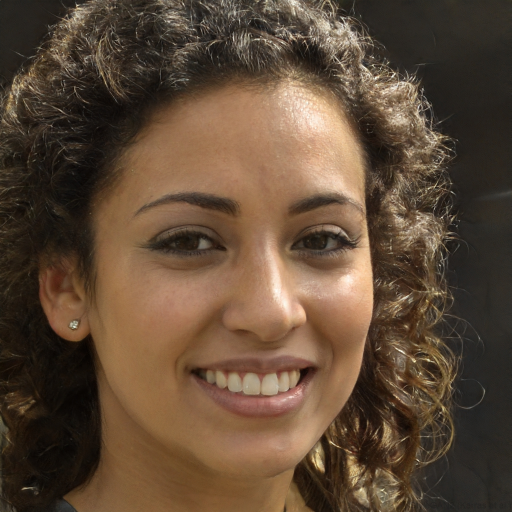
#> input picture scripts/test_images/portraits/person_ai_001.jpg, 1024 x 1024 px (shown at 1/2 size)
$ python benchmark.py test_images/portraits/person_ai_001.jpg
#> lines starting #> are read from the running program, lines starting #| are printed output that depends on the picture
### algorithms/fingerprint_engine.py
"""
数字指纹嵌入引擎 - 核心算法实现
支持 DCT 和 DWT 频域水印嵌入
完整实现：水印可真实嵌入、提取，支持数据库溯源比对

性能优化:
  - 批量矩阵 DCT 替代逐块 cv2.dct（numpy 矩阵乘法一次完成）
  - 查找表加速 hex↔binary 转换
  - quick_extract_dct 快速预检（32 位采样）
"""
import cv2
import numpy as np
import pywt
from typing import Tuple, Optional
import hashlib


def _build_dct_matrix(n: int = 8) -> np.ndarray:
    """构建 n×n 正交 DCT-II 变换矩阵（与 cv2.dct 等价）"""
    C = np.zeros((n, n), dtype=np.float32)
    for k in range(n):
        for i in range(n):
            if k == 0:
                C[k, i] = 1.0 / np.sqrt(n)
            else:
                C[k, i] = np.sqrt(2.0 / n) * np.cos(np.pi * k * (2 * i + 1) / (2 * n))
    return C


# ---- 模块级常量（仅计算一次） ----
_DCT8: np.ndarray = _build_dct_matrix(8)       # (8,8) 正交 DCT 矩阵
_DCT8T: np.ndarray = _DCT8.T.copy()            # 转置（= 逆变换矩阵）

# hex → 4-bit binary 查找表
_HEX2BIN = {c: format(i, '04b') for i, c in enumerate('0123456789abcdef')}
# 4-bit binary → hex 查找表
_BIN2HEX = {format(i, '04b'): hex(i)[2:] for i in range(16)}


class FingerprintEngine:
    """数字指纹嵌入与提取引擎 - 完整可用的水印算法（向量化优化版）"""

    # 完整 SHA256 指纹 = 64 个十六进制字符 = 256 位
    FINGERPRINT_BITS = 256

    # QIM 量化步长：嵌入与提取必须一致
    # Q=30 提供 ±7.5 的误差容忍度，远大于 uint8 取整 + YCrCb 转换的典型误差(±2-4)
    # 旧值 Q=8 容忍度仅 ±2，导致提取相似度仅 ~0.71
    QIM_STEP = 30.0

    def __init__(self, strength: float = 0.1, block_size: int = 8):
        """
        初始化指纹引擎

        Args:
            strength: 水印强度 (0.05-0.2 推荐，越大越鲁棒但越可见)
            block_size: DCT 块大小 (通常为 8)
        """
        self.strength = strength
        self.block_size = block_size

    def generate_fingerprint(self, user_id: str, timestamp: str) -> str:
        """
        生成唯一指纹ID (SHA256 哈希，64位十六进制)

        Args:
            user_id: 用户ID
            timestamp: 时间戳

        Returns:
            64字符十六进制指纹哈希
        """
        data = f"{user_id}:{timestamp}"
        return hashlib.sha256(data.encode()).hexdigest()

    # ------------------------------------------------------------------ #
    #  hex ↔ binary 转换（查找表加速）
    # ------------------------------------------------------------------ #

    def _hex_to_binary(self, hex_str: str) -> str:
        """将十六进制指纹转换为二进制序列 (每字符4位) —— 查找表版本"""
        return ''.join(_HEX2BIN.get(c, '') for c in hex_str.lower())

    def _binary_to_hex(self, binary: str) -> str:
        """将二进制序列转回十六进制 —— 查找表版本"""
        hex_chars = []
        for i in range(0, len(binary) - 3, 4):
            chunk = binary[i:i + 4]
            h = _BIN2HEX.get(chunk)
            if h is not None:
                hex_chars.append(h)
        return ''.join(hex_chars)

    def _hex_to_bits_array(self, hex_str: str, length: int = 256) -> np.ndarray:
        """hex 直接转为 numpy float32 位数组，供向量化 DCT 使用"""
        binary = self._hex_to_binary(hex_str)
        if len(binary) < length:
            binary = binary.ljust(length, '0')
        return np.array([float(b) for b in binary[:length]], dtype=np.float32)

    # ------------------------------------------------------------------ #
    #  块坐标 / 块提取 工具
    # ------------------------------------------------------------------ #

    @staticmethod
    def _block_positions(h: int, w: int, bs: int, n: int):
        """返回前 n 个非重叠块的 (row, col) 坐标列表"""
        cols_per_row = (w - bs) // bs + 1 if w > bs else 0
        rows = (h - bs) // bs + 1 if h > bs else 0
        # 与旧代码 range(0, h-bs, bs) 一致
        cols_per_row = len(range(0, w - bs, bs)) if w > bs else 0
        total = len(range(0, h - bs, bs)) * cols_per_row if h > bs else 0
        n = min(n, total)
        col_positions = list(range(0, w - bs, bs))
        positions = []
        k = 0
        for ri in range(0, h - bs, bs):
            for ci in col_positions:
                if k >= n:
                    return positions
                positions.append((ri, ci))
                k += 1
        return positions

    @staticmethod
    def _extract_blocks(y: np.ndarray, positions, bs: int) -> np.ndarray:
        """从 Y 通道提取指定位置的块 → (N, bs, bs)"""
        return np.stack([y[r:r + bs, c:c + bs] for r, c in positions])

    @staticmethod
    def _place_blocks(y: np.ndarray, blocks: np.ndarray, positions, bs: int):
        """将处理后的块写回 Y 通道（原地修改）"""
        for k, (r, c) in enumerate(positions):
            y[r:r + bs, c:c + bs] = blocks[k]

    # ------------------------------------------------------------------ #
    #  批量矩阵 DCT / IDCT
    # ------------------------------------------------------------------ #

    @staticmethod
    def _batch_dct(blocks: np.ndarray) -> np.ndarray:
        """(N,8,8) → (N,8,8) 批量 2D-DCT（矩阵乘法）"""
        return _DCT8 @ blocks @ _DCT8T

    @staticmethod
    def _batch_idct(blocks: np.ndarray) -> np.ndarray:
        """(N,8,8) → (N,8,8) 批量 2D-IDCT"""
        return _DCT8T @ blocks @ _DCT8

    # ------------------------------------------------------------------ #
    #  DCT 嵌入（向量化版本）
    # ------------------------------------------------------------------ #

    def embed_dct(self, image: np.ndarray, fingerprint: str) -> np.ndarray:
        """
        使用 DCT 算法嵌入水印 - 完整嵌入 256 位指纹（批量向量化）

        Args:
            image: 输入图像 (BGR格式)
            fingerprint: 64字符十六进制指纹

        Returns:
            嵌入水印后的图像
        """
        ycrcb = cv2.cvtColor(image, cv2.COLOR_BGR2YCrCb)
        y_channel = ycrcb[:, :, 0].astype(np.float32)

        # 指纹转位数组
        bits = self._hex_to_bits_array(fingerprint, self.FINGERPRINT_BITS)
        n_bits = len(bits)

        h, w = y_channel.shape
        bs = self.block_size
        Q = self.QIM_STEP

        # 计算块坐标
        positions = self._block_positions(h, w, bs, n_bits)
        n_embed = len(positions)
        if n_embed == 0:
            ycrcb[:, :, 0] = np.clip(y_channel, 0, 255).astype(np.uint8)
            return cv2.cvtColor(ycrcb, cv2.COLOR_YCrCb2BGR)

        bits = bits[:n_embed]

        # 批量提取 → 批量 DCT
        blocks = self._extract_blocks(y_channel, positions, bs)  # (N,8,8)
        dct_blocks = self._batch_dct(blocks)                     # (N,8,8)

        # 向量化 QIM 调制
        coeffs = dct_blocks[:, 2, 3]          # (N,)
        base = np.round(coeffs / Q) * Q       # (N,)
        dct_blocks[:, 2, 3] = base + bits * (Q / 2)

        # 批量 IDCT → 写回
        idct_blocks = self._batch_idct(dct_blocks)
        watermarked = y_channel.copy()
        self._place_blocks(watermarked, idct_blocks, positions, bs)

        ycrcb[:, :, 0] = np.clip(watermarked, 0, 255).astype(np.uint8)
        return cv2.cvtColor(ycrcb, cv2.COLOR_YCrCb2BGR)

    # ------------------------------------------------------------------ #
    #  DCT 提取（向量化版本）
    # ------------------------------------------------------------------ #

    def extract_dct(self, image: np.ndarray, length: int = 256) -> str:
        """
        从图像中提取 DCT 水印 - 盲提取，无需原图（批量向量化）

        Args:
            image: 待检测图像
            length: 提取的二进制位数 (默认256=完整指纹)

        Returns:
            提取的十六进制指纹
        """
        ycrcb = cv2.cvtColor(image, cv2.COLOR_BGR2YCrCb)
        y_channel = ycrcb[:, :, 0].astype(np.float32)

        h, w = y_channel.shape
        bs = self.block_size
        Q = self.QIM_STEP

        positions = self._block_positions(h, w, bs, length)
        n_extract = len(positions)
        if n_extract == 0:
            return ''

        # 批量提取 → 批量 DCT
        blocks = self._extract_blocks(y_channel, positions, bs)
        dct_blocks = self._batch_dct(blocks)

        # 向量化 QIM 解调（半步长量化：嵌入时 bit=1 偏移 Q/2，提取时按 Q/2 量化取模）
        coeffs = dct_blocks[:, 2, 3]
        half_quants = np.round(coeffs / (Q / 2)).astype(np.int32)
        bit_vals = half_quants % 2  # 0 或 1

        binary_str = ''.join(str(b) for b in bit_vals)
        return self._binary_to_hex(binary_str)

    # ------------------------------------------------------------------ #
    #  快速预检提取（仅采样少量位，用于判断是否已有水印）
    # ------------------------------------------------------------------ #

    # [9 lines left out: function quick_extract_dct, not called in this run]

    # 历史 QIM 步长列表（旧版本使用 Q=8，当前版本使用 Q=30）
    LEGACY_QIM_STEPS = [8.0]

    # [30 lines left out: function extract_dct_adaptive, not called in this run]

    def fingerprint_similarity(self, extracted: str, original: str) -> float:
        """
        计算两个指纹的相似度 (0-1)
        用于数据库比对，判断是否为同一作者

        Args:
            extracted: 提取的指纹
            original: 数据库中的原始指纹

        Returns:
            相似度 0-1，>0.85 可认为匹配
        """
        if not extracted or not original or len(original) < 8:
            return 0.0
        ext_bin = self._hex_to_binary(extracted)
        orig_bin = self._hex_to_binary(original)
        min_len = min(len(ext_bin), len(orig_bin))
        if min_len == 0:
            return 0.0
        matches = sum(1 for i in range(min_len) if ext_bin[i] == orig_bin[i])
        return matches / min_len

    # [33 lines left out: function embed_dwt, not called in this run]

    def calculate_robustness(self, original: np.ndarray, attacked: np.ndarray) -> dict:
        """
        计算水印鲁棒性指标

        Args:
            original: 原始嵌入水印的图像
            attacked: 经过攻击后的图像

        Returns:
            包含 PSNR, SSIM 等指标的字典
        """
        # PSNR (峰值信噪比)
        mse = np.mean((original.astype(float) - attacked.astype(float)) ** 2)
        psnr = 10 * np.log10(255**2 / mse) if mse > 0 else float('inf')

        return {
            "psnr": psnr,
            "mse": mse,
            "robust": psnr > 30  # PSNR > 30dB 认为质量良好
        }

### algorithms/image_matcher.py
"""
图像相似度匹配引擎
支持 pHash, dHash 等感知哈希算法
"""
import cv2
import numpy as np
import imagehash
from PIL import Image
from typing import Tuple

class ImageMatcher:
    """图像相似度匹配器"""

    def __init__(self, threshold: int = 10):
        """
        初始化匹配器

        Args:
            threshold: 汉明距离阈值 (0-64, 越小越严格)
        """
        self.threshold = threshold

    # [85 lines left out: functions calculate_phash, calculate_dhash, calculate_similarity, is_match, extract_features_sift, match_features, not called in this run]

### scripts/benchmark.py
#!/usr/bin/env python3
"""
算法性能基准测试 - 与商业计划书指标对比
可真实运行的性能验证脚本
"""
import sys
import os
import time
import cv2
import numpy as np

# 添加项目根目录
sys.path.insert(0, os.path.dirname(os.path.dirname(os.path.abspath(__file__))))

from algorithms.fingerprint_engine import FingerprintEngine
from algorithms.image_matcher import ImageMatcher


def create_test_image(size=(512, 512)):
    """创建测试图像 - 混合纹理与平滑区域"""
    img = np.zeros((*size, 3), dtype=np.uint8)
    # 渐变背景
    for i in range(size[0]):
        for j in range(size[1]):
            img[i, j] = [
                int(128 + 50 * np.sin(i/20) * np.cos(j/20)),
                int(150 + 30 * np.sin((i+j)/30)),
                int(100 + 40 * np.cos(i/25))
            ]
    # 添加一些噪声纹理
    noise = np.random.randint(-20, 20, img.shape, dtype=np.int16)
    img = np.clip(img.astype(np.int16) + noise, 0, 255).astype(np.uint8)
    return img


def run_benchmark(test_image_path=None):
    """
    运行完整性能基准测试
    返回与商业计划书对标的指标
    """
#> called with test_image_path = 'test_images/portraits/person_ai_001.jpg'
    engine = FingerprintEngine(strength=0.1)
    matcher = ImageMatcher()
    results = {}

    # 1. 准备测试图像
    if test_image_path and os.path.exists(test_image_path):
        image = cv2.imread(test_image_path)
#> image is the input picture: shape (1024, 1024, 3); mean B, G, R 55.3, 74.1, 95.3
    else:
        image = create_test_image()

    h, w = image.shape[:2]
#> h = 1024; w = 1024
    results['image_size'] = f'{w}x{h}'

    # 2. 嵌入水印 - 计时
    user_id, ts = 'bench_user', time.strftime('%Y%m%d_%H%M%S')
    fingerprint = engine.generate_fingerprint(user_id, ts)

    t0 = time.perf_counter()
    watermarked = engine.embed_dct(image, fingerprint)
#> in embed_dct, `ycrcb = cv2.cvtColor(image, cv2.COLOR_BGR2YCrCb)`: ycrcb: shape (1024, 1024, 3); mean of channels 0, 1, 2 78.3, 140.1, 115
#> in embed_dct, `y_channel = ycrcb[:, :, 0].astype(np.float32)`:
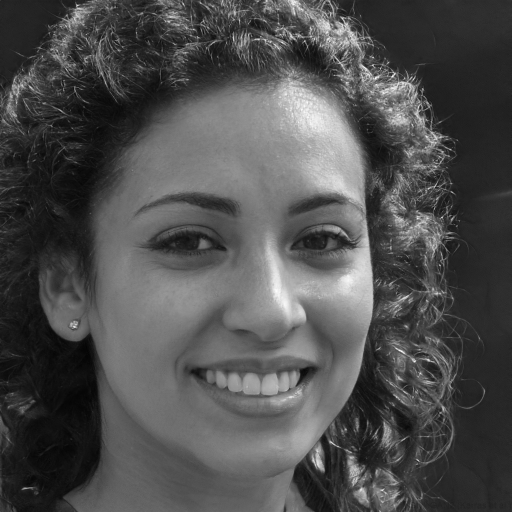
#> y_channel: shape (1024, 1024) float32 (shown at 1/2 size); min 3, max 254, mean 78.3
#> in embed_dct, `coeffs = dct_blocks[:, 2, 3]`: coeffs = 256 values, max 103.8 at index 82, min -80.13 at index 207, mean 2.66
#> in embed_dct, `base = np.round(coeffs / Q) * Q`: base = 256 values, max 90 at index 82, min -90 at index 207, mean 2.46
#> in embed_dct, `ycrcb[:, :, 0] = np.clip(watermarked, 0, 255).astype(np.uint8)`: ycrcb: shape (1024, 1024, 3); mean of channels 0, 1, 2 78.3, 140.1, 115
    t_embed = time.perf_counter() - t0
    results['embed_time_sec'] = round(t_embed, 3)

    # 3. PSNR（商业计划书: 38-45dB, 行业>35dB）
    robustness = engine.calculate_robustness(image, watermarked)
#> in calculate_robustness, `mse = np.mean((original.astype(float) - attacked.astype(float)) ** 2)`: mse = 0.0534
#> in calculate_robustness, `psnr = 10 * np.log10(255**2 / mse) if mse > 0 else float('inf')`: psnr = 60.85
#> robustness = {'psnr': 60.85, 'mse': 0.0534, 'robust': True}
    results['psnr_db'] = round(robustness['psnr'], 2)
    results['psnr_pass'] = robustness['psnr'] > 35

    # 4. 直接提取（无攻击）相似度 - 应接近100%
    t0 = time.perf_counter()
    extracted = engine.extract_dct(watermarked, length=256)
#> in extract_dct, `ycrcb = cv2.cvtColor(image, cv2.COLOR_BGR2YCrCb)`: ycrcb: shape (1024, 1024, 3); mean of channels 0, 1, 2 78.3, 140.1, 115
#> in extract_dct, `coeffs = dct_blocks[:, 2, 3]`: coeffs = 256 values, max 90.23 at index 209, min -74.97 at index 207, mean 10.46
#> in extract_dct, `half_quants = np.round(coeffs / (Q / 2)).astype(np.int32)`: half_quants = 256 values, max 6 at index 82, min -5 at index 207, mean 0.691
#> in extract_dct, `bit_vals = half_quants % 2`: bit_vals = 256 values, max 1 at index 0, min 0 at index 2, mean 0.527
    t_extract = time.perf_counter() - t0
    results['extract_time_sec'] = round(t_extract, 3)

    sim_direct = engine.fingerprint_similarity(extracted, fingerprint)
#> sim_direct = 1
    results['direct_similarity_pct'] = round(sim_direct * 100, 2)
    results['direct_extract_pass'] = sim_direct >= 0.85

    # 5. JPEG 压缩鲁棒性（商业计划书: 质量60%可提取）
    jpeg_results = []
    for quality in [95, 80, 70, 60, 50]:
        _, enc = cv2.imencode('.jpg', watermarked, [cv2.IMWRITE_JPEG_QUALITY, quality])
        dec = cv2.imdecode(enc, cv2.IMREAD_COLOR)
        ext = engine.extract_dct(dec, length=256)
#> in extract_dct (call 2), `ycrcb = cv2.cvtColor(image, cv2.COLOR_BGR2YCrCb)`: ycrcb: shape (1024, 1024, 3); mean of channels 0, 1, 2 78.3, 140.1, 115
        sim = engine.fingerprint_similarity(ext, fingerprint)
#> sim = 1
        jpeg_results.append({'quality': quality, 'similarity_pct': round(sim*100, 2), 'pass': sim >= 0.75})

    results['jpeg_robustness'] = jpeg_results
    results['jpeg_60_pass'] = next((r['pass'] for r in jpeg_results if r['quality'] == 60), False)

    # 6. 总处理时间（商业计划书: <2秒/张）
    results['total_time_sec'] = round(results['embed_time_sec'] + results['extract_time_sec'], 3)
    results['speed_pass'] = results['total_time_sec'] < 2.0

    return results


def print_report(results):
    """打印与商业计划书对比的报告"""
    print("\n" + "="*70)
    print("  AIGC 水印算法 - 性能基准测试报告")
    print("  对照: 商业计划书 / 项目介绍 技术指标")
    print("="*70)

    print(f"\n【测试图像】 {results['image_size']}")

    print("\n【1. 不可见性 - PSNR】")
    print(f"    实测: {results['psnr_db']} dB")
    print(f"    商业计划书: 38-45 dB | 行业标准: >35 dB")
    print(f"    结果: {'✅ 达标' if results['psnr_pass'] else '❌ 未达标'}")

    print("\n【2. 直接提取准确率】")
    print(f"    指纹相似度: {results['direct_similarity_pct']}%")
    print(f"    商业计划书: 指纹匹配准确率 >90%")
    print(f"    结果: {'✅ 达标' if results['direct_extract_pass'] else '❌ 未达标'}")

    print("\n【3. JPEG 压缩鲁棒性】")
    for r in results['jpeg_robustness']:
        status = "✅" if r['pass'] else "❌"
        print(f"    质量 {r['quality']}%: 相似度 {r['similarity_pct']}% {status}")
    print(f"    商业计划书: 质量60%可提取")
    print(f"    结果: {'✅ 达标' if results['jpeg_60_pass'] else '❌ 未达标'}")

    print("\n【4. 处理速度】")
    print(f"    嵌入: {results['embed_time_sec']}s | 提取: {results['extract_time_sec']}s")
    print(f"    总计: {results['total_time_sec']}s/张")
    print(f"    商业计划书: <2秒/张 | 项目介绍: <2秒/张")
    print(f"    结果: {'✅ 达标' if results['speed_pass'] else '❌ 未达标'}")

    passed = sum([results['psnr_pass'], results['direct_extract_pass'],
                  results['jpeg_60_pass'], results['speed_pass']])
    print("\n" + "="*70)
    print(f"  综合: {passed}/4 项达标")
    print("="*70 + "\n")


if __name__ == '__main__':
    img_path = sys.argv[1] if len(sys.argv) > 1 else None
    results = run_benchmark(img_path)
#> results = 11 items
    print_report(results)
#| 【测试图像】 1024x1024
#|     实测: 60.85 dB
#|     结果: ✅ 达标
#|     指纹相似度: 100.0%
#|     结果: ✅ 达标
#> the loop in print_report, `for r in results['jpeg_robustness']:` made 5 passes
#> (r, status) on passes 1 to 5: ({'quality': 95, 'similarity_pct': 100, 'pass': True}, '✅'), ({'quality': 80, 'similarity_pct': 100, 'pass': True}, '✅'), ({'quality': 70, 'similarity_pct': 100, 'pass': True}, '✅'), ({'quality': 60, 'similarity_pct': 90.23, 'pass': True}, '✅'), ({'quality': 50, 'similarity_pct': 55.47, 'pass': False}, '❌')
#|     质量 95%: 相似度 100.0% ✅
#|     质量 80%: 相似度 100.0% ✅
#|     质量 70%: 相似度 100.0% ✅
#|     质量 60%: 相似度 90.23% ✅
#|     质量 50%: 相似度 55.47% ❌
#|     结果: ✅ 达标
#|     嵌入: 0.331s | 提取: 0.067s
#|     总计: 0.398s/张
#|     结果: ✅ 达标
#> in print_report, `passed = sum([results['psnr_pass'], results['direct_extract_pass'], re..`: passed = 4
#|   综合: 4/4 项达标
